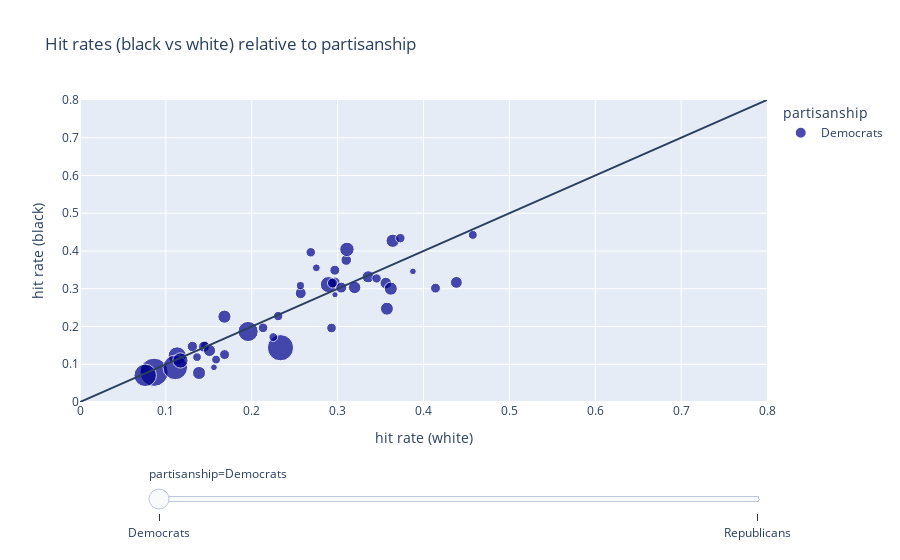

Here is the notebook cell this chart was saved with:
### Code cell
# Hit_rates Black/White

fig = px.scatter(df_final, x="hit_rate_white", y="hit_rate_black", animation_frame="partisanship",
                 color="partisanship", hover_name="subgeography", size = "total_searches", 
                 labels = {'hit_rate_black' : 'hit rate (black)', 'hit_rate_white' : 'hit rate (white)'},
                 range_x=[0,0.8], range_y=[0,0.8], color_discrete_map={'Democrats':'darkblue', 'Republicans':'crimson'},
                 title = "Hit rates (black vs white) relative to partisanship")

fig.update_layout(shapes=[
    dict(
      type= 'line',
      xref= 'x', x0= 0, x1= 0.8,
      yref= 'y', y0= 0, y1= 0.8,
    )
])

fig["layout"].pop("updatemenus") # optional, drop animation buttons
fig.show()
plotly.offline.plot(fig, filename='../Fraises TagADA/_includes/hit_white_hispanic.html')

### Figure 1 — Plotly figure (JSON) as saved in the notebook; plotly's stock layout.template omitted (floating-point values rounded to 4 significant figures)
{"data": [{"hovertemplate": "<b>%{hovertext}</b><br><br>partisanship=Democrats<br>hit rate (white)=%{x}<br>hit rate (black)=%{y}<br>total_searches=%{marker.size}<extra></extra>", "hovertext": ["Fairfield County", "Hartford County", "Litchfield County", "New Haven County", "New London County", "Tolland County", "Windham County", "01", "02", "03", "05", "06", "07", "08", "09", "10", "11", "12", "13", "14", "15", "16", "17", "18", "20", "21", "22", "Adams County", "Benton County", "Clark County", "Cowlitz County", "Grant County", "Grays Harbor County", "Island County", "King County", "Kitsap County", "Kittitas County", "Lewis County", "Mason County", "Pierce County", "Skagit County", "Snohomish County", "Spokane County", "Thurston County", "Whatcom County", "Yakima County"], "legendgroup": "Democrats", "marker": {"color": "darkblue", "size": [478.1, 544.9, 348.3, 587.5, 517.9, 493.9, 284.6, 158.5, 330.8, 2428.0, 603.0, 398.7, 304.3, 398.3, 732.3, 350.7, 909.2, 622, 427.5, 318.7, 1436.0, 312.5, 424.2, 313.5, 218.5, 274.7, 230.3, 135.5, 380.9, 1170.0, 278.6, 275.1, 268.8, 160.2, 2819.0, 434.3, 355.2, 347.9, 330.9, 1778.0, 600.7, 2132.0, 829.3, 517.3, 374.3, 610.3], "sizemode": "area", "sizeref": 7.049, "symbol": "circle"}, "mode": "markers", "name": "Democrats", "orientation": "v", "showlegend": true, "type": "scatter", "x": [0.3561, 0.3198, 0.414, 0.3574, 0.3356, 0.4383, 0.4574, 0.3877, 0.2929, 0.2335, 0.3619, 0.2967, 0.3454, 0.3101, 0.3109, 0.2967, 0.2892, 0.3641, 0.257, 0.2687, 0.1958, 0.2308, 0.3042, 0.373, 0.2752, 0.2251, 0.2567, 0.2969, 0.07568, 0.1132, 0.1456, 0.1585, 0.1363, 0.156, 0.08622, 0.1444, 0.294, 0.1683, 0.2132, 0.07594, 0.1386, 0.1109, 0.1169, 0.1508, 0.1308, 0.1682], "xaxis": "x", "y": [0.3151, 0.3034, 0.3016, 0.2472, 0.3317, 0.3168, 0.4426, 0.346, 0.196, 0.1437, 0.3003, 0.317, 0.3272, 0.3761, 0.4044, 0.3491, 0.3111, 0.4271, 0.2884, 0.3966, 0.1868, 0.2276, 0.3032, 0.434, 0.3555, 0.1719, 0.3085, 0.2842, 0.08667, 0.1221, 0.1504, 0.1124, 0.1188, 0.09184, 0.07875, 0.1465, 0.3151, 0.1256, 0.1964, 0.07063, 0.07692, 0.09155, 0.1099, 0.1365, 0.1471, 0.2261], "yaxis": "y"}], "layout": {"legend": {"itemsizing": "constant", "title": {"text": "partisanship"}, "tracegroupgap": 0}, "shapes": [{"type": "line", "x0": 0, "x1": 0.8, "xref": "x", "y0": 0, "y1": 0.8, "yref": "y"}], "sliders": [{"active": 0, "currentvalue": {"prefix": "partisanship="}, "len": 0.9, "pad": {"b": 10, "t": 60}, "steps": [{"args": [["Democrats"], {"frame": {"duration": 0, "redraw": false}, "fromcurrent": true, "mode": "immediate", "transition": {"duration": 0, "easing": "linear"}}], "label": "Democrats", "method": "animate"}, {"args": [["Republicans"], {"frame": {"duration": 0, "redraw": false}, "fromcurrent": true, "mode": "immediate", "transition": {"duration": 0, "easing": "linear"}}], "label": "Republicans", "method": "animate"}], "x": 0.1, "xanchor": "left", "y": 0, "yanchor": "top"}], "title": {"text": "Hit rates (black vs white) relative to partisanship"}, "xaxis": {"anchor": "y", "domain": [0, 1], "range": [0, 0.8], "title": {"text": "hit rate (white)"}}, "yaxis": {"anchor": "x", "domain": [0, 1], "range": [0, 0.8], "title": {"text": "hit rate (black)"}}}}
